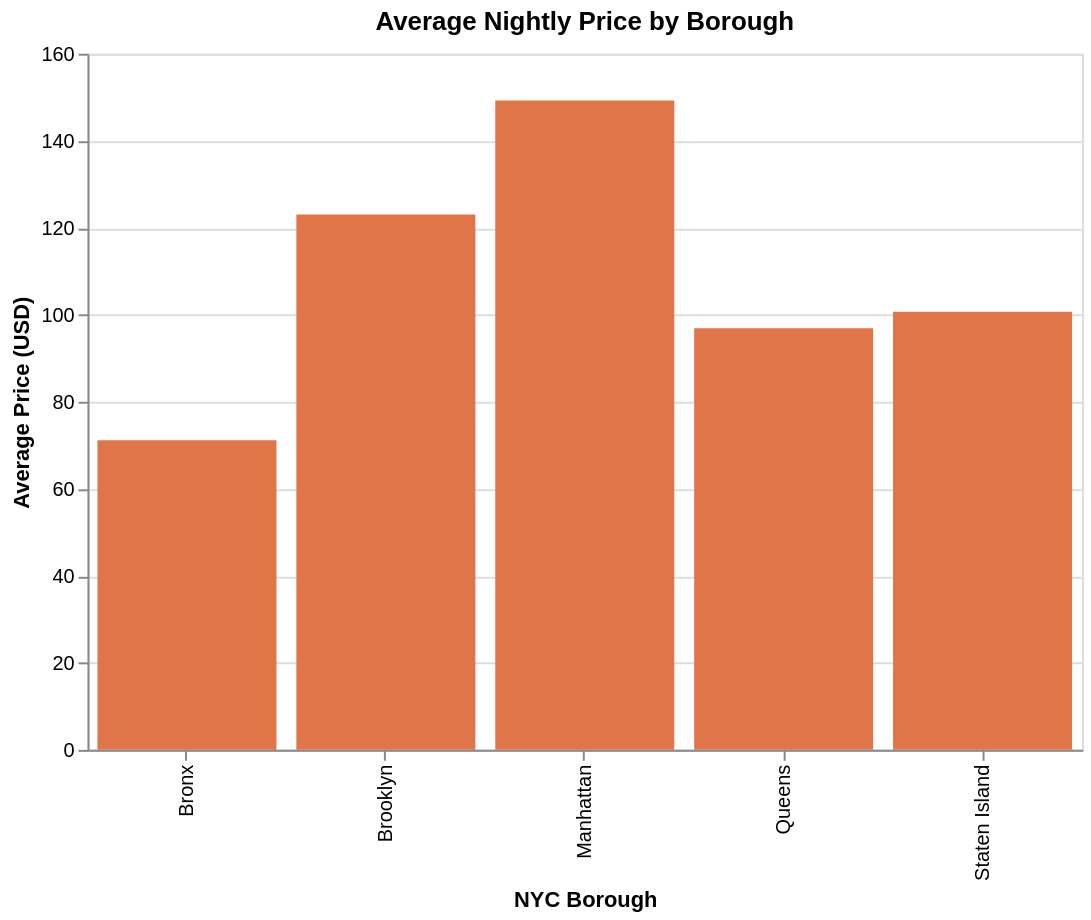

Notebook cell for this chart:
### Markdown cell above
# Airbnb NYC Visualization 1

This notebook builds the borough average price chart from the cleaned dataset.

### Code cell
import pandas as pd
import altair as alt

# Constants
CSV_PATH = "AB_NYC_2019_clean_5000.csv"
OUTPUT_PATH = "viz1_from_notebook.html"
BAR_COLOR = "#e0754a"
BOROUGH_ORDER = ["Bronx", "Brooklyn", "Manhattan", "Queens", "Staten Island"]
ROOM_OPTIONS = ["All", "Entire home/apt", "Private room", "Shared room"]

df = pd.read_csv(CSV_PATH)

# Compute avg price per borough and room type
agg = (
    df.groupby(["neighbourhood_group", "room_type"])["price"]
    .mean()
    .reset_index()
    .rename(columns={"neighbourhood_group": "borough", "price": "avg_price"})
)

# Add an "All" group
all_avg = (
    df.groupby("neighbourhood_group")["price"]
    .mean()
    .reset_index()
    .rename(columns={"neighbourhood_group": "borough", "price": "avg_price"})
)
all_avg["room_type"] = "All"

agg = pd.concat([agg, all_avg], ignore_index=True)

# Dropdown selection
room_dropdown = alt.binding_select(options=ROOM_OPTIONS, name="Room Type: ")
room_select = alt.param(name="room_type", value="All", bind=room_dropdown)

chart = (
    alt.Chart(agg)
    .mark_bar(color=BAR_COLOR)
    .encode(
        x=alt.X("borough:N", sort=BOROUGH_ORDER, title="NYC Borough"),
        y=alt.Y("avg_price:Q", title="Average Price (USD)"),
        tooltip=[
            alt.Tooltip("borough:N", title="Borough"),
            alt.Tooltip("avg_price:Q", title="Average Price", format="$.2f"),
        ],
    )
    .transform_filter(alt.datum.room_type == room_select)
    .add_params(room_select)
    .properties(
        title="Average Nightly Price by Borough",
        width=500,
        height=350,
    )
)

chart.save(OUTPUT_PATH)
chart

### Figure 1 — Vega-Lite specification as saved in the notebook (floating-point values rounded to 4 significant figures)
{"config": {"view": {"continuousWidth": 300, "continuousHeight": 300}}, "data": {"name": "data-0c84ee3d6606e082f376fcaa2986c275"}, "mark": {"type": "bar", "color": "#e0754a"}, "encoding": {"tooltip": [{"field": "borough", "title": "Borough", "type": "nominal"}, {"field": "avg_price", "format": "$.2f", "title": "Average Price", "type": "quantitative"}], "x": {"field": "borough", "sort": ["Bronx", "Brooklyn", "Manhattan", "Queens", "Staten Island"], "title": "NYC Borough", "type": "nominal"}, "y": {"field": "avg_price", "title": "Average Price (USD)", "type": "quantitative"}}, "height": 350, "params": [{"name": "room_type", "bind": {"input": "select", "options": ["All", "Entire home/apt", "Private room", "Shared room"], "name": "Room Type: "}, "value": "All"}], "title": "Average Nightly Price by Borough", "transform": [{"filter": "(datum.room_type === room_type)"}], "width": 500, "$schema": "https://vega.github.io/schema/vega-lite/v6.1.0.json", "datasets": {"data-0c84ee3d6606e082f376fcaa2986c275": [{"borough": "Bronx", "room_type": "Entire home/apt", "avg_price": 118.8}, {"borough": "Bronx", "room_type": "Private room", "avg_price": 56.45}, {"borough": "Bronx", "room_type": "Shared room", "avg_price": 44.0}, {"borough": "Brooklyn", "room_type": "Entire home/apt", "avg_price": 156.2}, {"borough": "Brooklyn", "room_type": "Private room", "avg_price": 80.51}, {"borough": "Brooklyn", "room_type": "Shared room", "avg_price": 68.46}, {"borough": "Manhattan", "room_type": "Entire home/apt", "avg_price": 182.2}, {"borough": "Manhattan", "room_type": "Private room", "avg_price": 101.4}, {"borough": "Manhattan", "room_type": "Shared room", "avg_price": 87.49}, {"borough": "Queens", "room_type": "Entire home/apt", "avg_price": 128.1}, {"borough": "Queens", "room_type": "Private room", "avg_price": 72.73}, {"borough": "Queens", "room_type": "Shared room", "avg_price": 87.5}, {"borough": "Staten Island", "room_type": "Entire home/apt", "avg_price": 154.5}, {"borough": "Staten Island", "room_type": "Private room", "avg_price": 61.83}, {"borough": "Bronx", "room_type": "All", "avg_price": 71.15}, {"borough": "Brooklyn", "room_type": "All", "avg_price": 123.0}, {"borough": "Manhattan", "room_type": "All", "avg_price": 149.2}, {"borough": "Queens", "room_type": "All", "avg_price": 96.9}, {"borough": "Staten Island", "room_type": "All", "avg_price": 100.7}]}}
